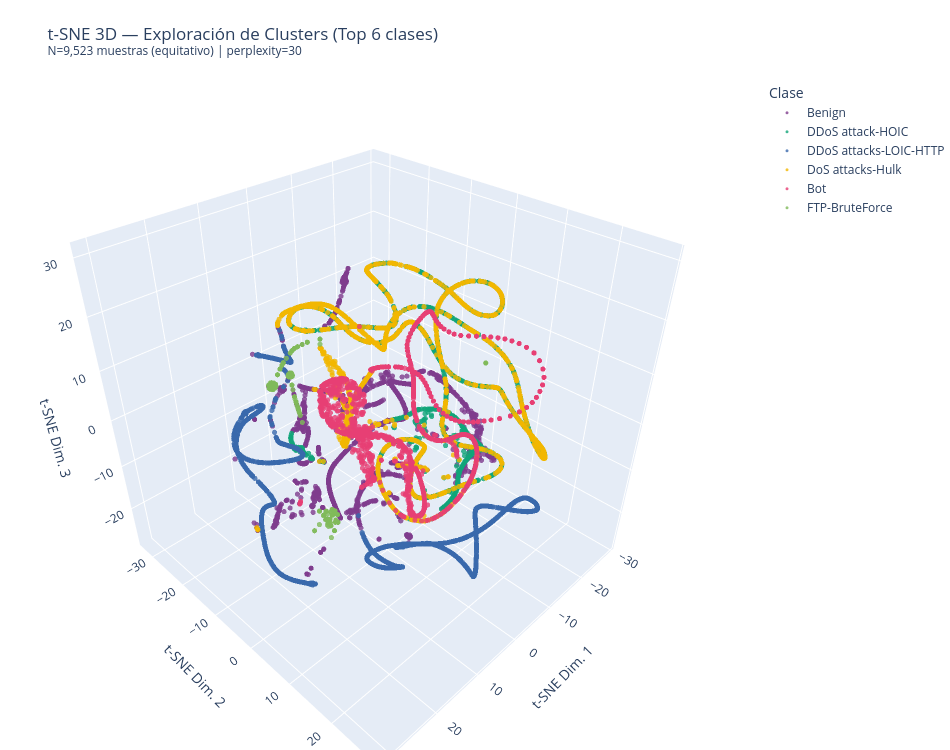

The code cell stored with this chart in its notebook:
### Markdown cell above
### 📌 Nota: elección de t-SNE 3D frente a PCA 3D

**PCA** es una técnica **lineal** que preserva la estructura global (varianza), pero cuando
las clases no son linealmente separables en pocas componentes, la proyección colapsa los
clusters y dificulta su visualización.

**t-SNE** es una técnica **no lineal** que preserva la estructura **local** (vecindarios),
revelando agrupaciones que PCA no captura en 2–3 dimensiones
(van der Maaten & Hinton, 2008). Estudios recientes en detección de intrusiones confirman
que t-SNE es más efectivo que PCA para visualizar la separación entre tipos de tráfico de
red, dado el carácter no lineal de sus relaciones (Ghani et al., 2024).

⚠️ **Limitación**: t-SNE es estocástico y las distancias absolutas entre clusters no son
interpretables — solo la estructura de agrupación es significativa.

### Code cell
# === GRÁFICO 16: t-SNE 3D — Exploración de Clusters (Top 6 clases) ===
# Se usa t-SNE 3D en lugar de PCA 3D porque las top features por varianza
# están altamente correlacionadas (PC1=72%), colapsando la proyección PCA
# en una línea. t-SNE, al ser no lineal, revela la estructura de clusters.
from sklearn.manifold import TSNE as _TSNE3D
from sklearn.preprocessing import StandardScaler as _StdSc3D

print("📊 Gráfico 16: t-SNE 3D — Exploración de Clusters (Top 6 clases)")

# --- Top 6 clases ---
top6_classes_3d = label_counts["Label"].head(6).tolist()

# --- Datos desde df_sample_pd ---
tsne3d_data = df_sample_pd[top_features + ["Label"]].copy()
tsne3d_data = tsne3d_data[tsne3d_data["Label"].isin(top6_classes_3d)]
tsne3d_data = tsne3d_data.replace([np.inf, -np.inf], np.nan).dropna()

# --- Muestreo ESTRATIFICADO EQUITATIVO ---
N_3D = 10_000
n_per_class = N_3D // len(top6_classes_3d)

parts_3d = []
for cls in top6_classes_3d:
    cls_data = tsne3d_data[tsne3d_data["Label"] == cls]
    n_take = min(n_per_class, len(cls_data))
    parts_3d.append(cls_data.sample(n=n_take, random_state=SEED))
    print(f"   {cls}: {n_take:,} muestras seleccionadas (de {len(cls_data):,} disponibles)")

tsne3d_sample = pd.concat(parts_3d, ignore_index=True)

# --- StandardScaler ---
scaler_3d = _StdSc3D()
X_3d_scaled = scaler_3d.fit_transform(tsne3d_sample[top_features].values)

# --- t-SNE 3D ---
TSNE_PERP_3D = 30
print(f"\n   Ejecutando t-SNE 3D (perplexity={TSNE_PERP_3D}) sobre {len(X_3d_scaled):,} muestras...")
tsne_3d = _TSNE3D(n_components=3, random_state=SEED, perplexity=TSNE_PERP_3D, max_iter=1000)
X_tsne_3d = tsne_3d.fit_transform(X_3d_scaled)

# --- DataFrame para Plotly ---
df_tsne3d = pd.DataFrame({
    "Dim1": X_tsne_3d[:, 0],
    "Dim2": X_tsne_3d[:, 1],
    "Dim3": X_tsne_3d[:, 2],
    "Label": tsne3d_sample["Label"].values,
})

n_total = len(df_tsne3d)
print(f"   t-SNE completado: {n_total:,} muestras en 3D")

# --- Gráfico 3D (todas las clases con colores iguales) ---
fig_3d = px.scatter_3d(
	df_tsne3d,
	x="Dim1", y="Dim2", z="Dim3",
	color="Label",
	opacity=0.8,
	color_discrete_sequence=px.colors.qualitative.Bold,
	category_orders={"Label": top6_classes_3d},
	title=(
    	f"t-SNE 3D — Exploración de Clusters (Top 6 clases)<br>"
    	f"<sup>N={n_total:,} muestras (equitativo) | "
    	f"perplexity={TSNE_PERP_3D}</sup>"
	),
)
fig_3d.update_traces(marker=dict(size=3))
fig_3d.update_layout(
	legend_title_text="Clase",
	margin=dict(l=0, r=0, t=80, b=0),
	width=950, height=750,
	scene=dict(
    	xaxis_title="t-SNE Dim. 1",
    	yaxis_title="t-SNE Dim. 2",
    	zaxis_title="t-SNE Dim. 3",
	),
)
fig_3d.show()


fig_3d.write_html(os.path.join(FIGURES_PATH, "16_tsne_3d.html"))
print(f"   💾 Figura guardada: {os.path.join(FIGURES_PATH, '16_tsne_3d.html')}")
try:
    fig_3d.write_image(os.path.join(FIGURES_PATH, "16_tsne_3d.png"), scale=2)
    print(f"   💾 Figura guardada: {os.path.join(FIGURES_PATH, '16_tsne_3d.png')}")
except Exception:
    print("   ⚠️ PNG no generado (kaleido no disponible) — incluir screenshot en el PDF")

print("\n   ⚠️ NOTA: t-SNE es estocástico. Las distancias absolutas entre clusters")
print("   NO son interpretables geométricamente — solo la estructura de agrupación.")

### Figure 1 — Plotly figure (JSON) as saved in the notebook; plotly's stock layout.template omitted (floating-point values rounded to 4 significant figures; data arrays with more than 128 entries replaced by an {"elided": "..."} marker saying what was removed)
{"data": [{"hovertemplate": "Label=Benign<br>Dim1=%{x}<br>Dim2=%{y}<br>Dim3=%{z}<extra></extra>", "legendgroup": "Benign", "marker": {"color": "rgb(127, 60, 141)", "opacity": 0.8, "size": 3, "symbol": "circle"}, "mode": "markers", "name": "Benign", "scene": "scene", "showlegend": true, "type": "scatter3d", "x": {"elided": "1666 float values"}, "y": {"elided": "1666 float values"}, "z": {"elided": "1666 float values"}}, {"hovertemplate": "Label=DDoS attack-HOIC<br>Dim1=%{x}<br>Dim2=%{y}<br>Dim3=%{z}<extra></extra>", "legendgroup": "DDoS attack-HOIC", "marker": {"color": "rgb(17, 165, 121)", "opacity": 0.8, "size": 3, "symbol": "circle"}, "mode": "markers", "name": "DDoS attack-HOIC", "scene": "scene", "showlegend": true, "type": "scatter3d", "x": {"elided": "1666 float values"}, "y": {"elided": "1666 float values"}, "z": {"elided": "1666 float values"}}, {"hovertemplate": "Label=DDoS attacks-LOIC-HTTP<br>Dim1=%{x}<br>Dim2=%{y}<br>Dim3=%{z}<extra></extra>", "legendgroup": "DDoS attacks-LOIC-HTTP", "marker": {"color": "rgb(57, 105, 172)", "opacity": 0.8, "size": 3, "symbol": "circle"}, "mode": "markers", "name": "DDoS attacks-LOIC-HTTP", "scene": "scene", "showlegend": true, "type": "scatter3d", "x": {"elided": "1666 float values"}, "y": {"elided": "1666 float values"}, "z": {"elided": "1666 float values"}}, {"hovertemplate": "Label=DoS attacks-Hulk<br>Dim1=%{x}<br>Dim2=%{y}<br>Dim3=%{z}<extra></extra>", "legendgroup": "DoS attacks-Hulk", "marker": {"color": "rgb(242, 183, 1)", "opacity": 0.8, "size": 3, "symbol": "circle"}, "mode": "markers", "name": "DoS attacks-Hulk", "scene": "scene", "showlegend": true, "type": "scatter3d", "x": {"elided": "1666 float values"}, "y": {"elided": "1666 float values"}, "z": {"elided": "1666 float values"}}, {"hovertemplate": "Label=Bot<br>Dim1=%{x}<br>Dim2=%{y}<br>Dim3=%{z}<extra></extra>", "legendgroup": "Bot", "marker": {"color": "rgb(231, 63, 116)", "opacity": 0.8, "size": 3, "symbol": "circle"}, "mode": "markers", "name": "Bot", "scene": "scene", "showlegend": true, "type": "scatter3d", "x": {"elided": "1666 float values"}, "y": {"elided": "1666 float values"}, "z": {"elided": "1666 float values"}}, {"hovertemplate": "Label=FTP-BruteForce<br>Dim1=%{x}<br>Dim2=%{y}<br>Dim3=%{z}<extra></extra>", "legendgroup": "FTP-BruteForce", "marker": {"color": "rgb(128, 186, 90)", "opacity": 0.8, "size": 3, "symbol": "circle"}, "mode": "markers", "name": "FTP-BruteForce", "scene": "scene", "showlegend": true, "type": "scatter3d", "x": {"elided": "1193 float values"}, "y": {"elided": "1193 float values"}, "z": {"elided": "1193 float values"}}], "layout": {"height": 750, "legend": {"title": {"text": "Clase"}, "tracegroupgap": 0}, "margin": {"b": 0, "l": 0, "r": 0, "t": 80}, "scene": {"domain": {"x": [0, 1], "y": [0, 1]}, "xaxis": {"title": {"text": "t-SNE Dim. 1"}}, "yaxis": {"title": {"text": "t-SNE Dim. 2"}}, "zaxis": {"title": {"text": "t-SNE Dim. 3"}}}, "title": {"text": "t-SNE 3D — Exploración de Clusters (Top 6 clases)<br><sup>N=9,523 muestras (equitativo) | perplexity=30</sup>"}, "width": 950}}
